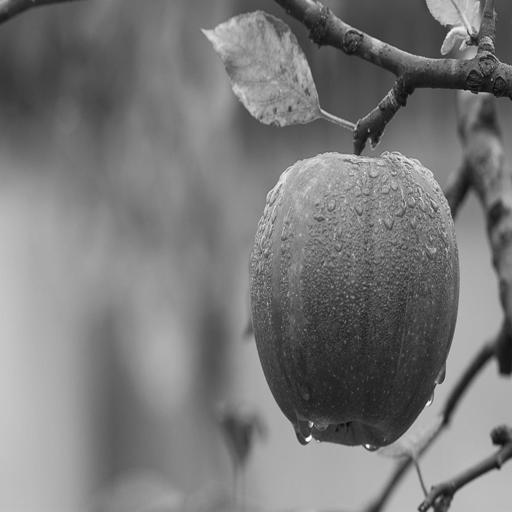
%> input picture digital-signal-processing/lab6/resources/gray.jpg, 512 x 512 px
$ octave part2.m   (GNU Octave 9; MATLAB toolbox functions it lacks are replaced by stand-ins)
%> lines starting %> are read from the running program, lines starting %| are printed output that depends on the picture
size = 256;

i = imread('resources/gray.jpg');
%> i is the input picture: size 512x512 uint8; min 6, max 255, mean 121.2
i = imresize(i, 0.5);               % 512x512 to 256x256
%> i: size 256x256 uint8
i = im2double(i);
%> i: size 256x256 double

n = i + uniform(size, size);
imwrite(n, 'resources/uniform/img_uniform_noise.png');
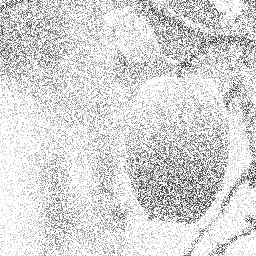
%> saved as img_uniform_noise.png: size 256x256 uint8; min 23, max 255, mean 216.4

n = i + gaussian(size, size);
imwrite(n, 'resources/gaussian/img_gaussian_noise.png');
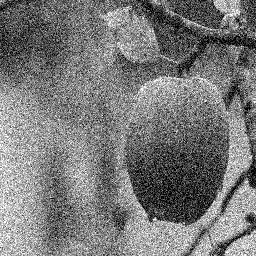
%> saved as img_gaussian_noise.png: size 256x256 uint8; min 0, max 255, mean 121.1

n = i + logn(size, size);
imwrite(n, 'resources/log/img_log_noise.png');

n = i + relay(size, size);
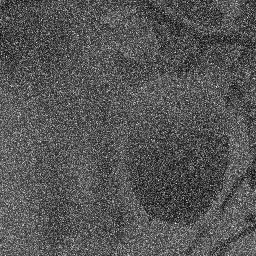
%> n: size 256x256 double; min 0.121, max 3.84, mean 1.36; drawn with min black and max white
imwrite(n, 'resources/relay/img_relay_noise.png');
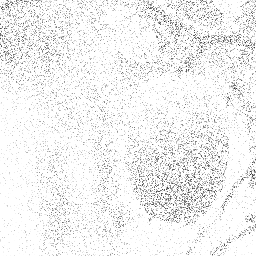
%> saved as img_relay_noise.png: size 256x256 uint8; min 31, max 255, mean 241.1

n = i + exponential(size, size);
imwrite(n, 'resources/exp/img_exp_noise.png');
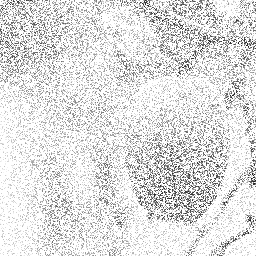
%> saved as img_exp_noise.png: size 256x256 uint8; min 22, max 255, mean 223.2

n = i + erlang(size, size);
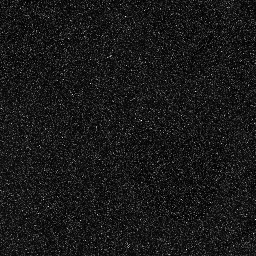
%> n: size 256x256 double; min 0.0929, max 29.51, mean 3; drawn with min black and max white
imwrite(n, 'resources/erlang/img_erlang_noise.png');
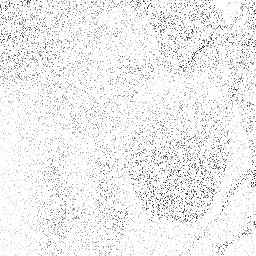
%> saved as img_erlang_noise.png: size 256x256 uint8; min 24, max 255, mean 240.9

function x = uniform(n, m)
    x = rand(n, m);
end

function x = gaussian(n, m)
    x = 0.15 * randn(n, m);
end

function x = logn(n, m)
    x = exp(0.25 * randn(n, m));
end

function x = relay(n, m)
    x = sqrt(-log(1 - rand(n, m)));
end

function x = exponential(n, m)
    x =  -log(1 - rand(n, m));
end

function x = erlang(n, m)
    x = -0.5 * 5 * log(1 - rand(n, m));
end
